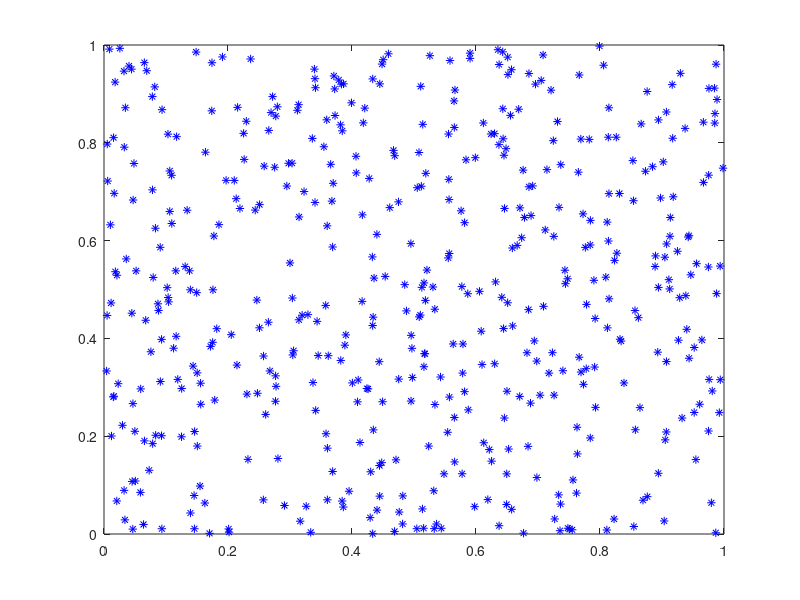

The MATLAB source for this figure: (Note: this script raises an error after producing the figure.)
close all
clear

a = rand(500,2); 
plot(a(:,1),a(:,2),'b*'); hold on
axis([0 1 0 1]);

a = a(closure(a),:);
plot(a(:,1),a(:,2),'b-'); 
